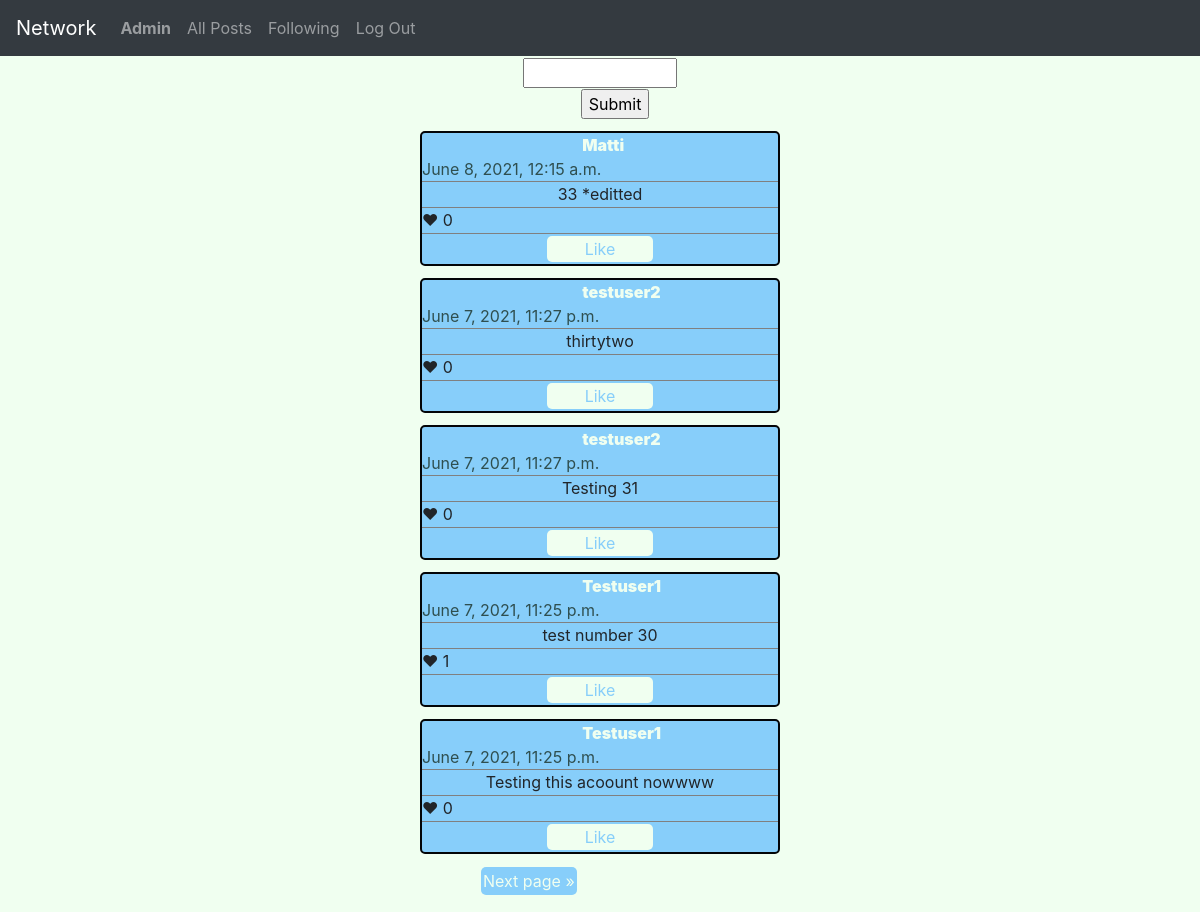
Screenshot of / (signed in) with the database file from the repository.
### network/models.py (models this page shows, shortened)
class User(AbstractUser):
    def __str__(self):
        return self.username

class Post(models.Model):
    content = models.CharField(max_length=500)
    user = models.ForeignKey(User, on_delete=models.CASCADE)
    reactions = models.ManyToManyField(Reaction, blank=True)
    timestamp = models.DateTimeField(auto_now_add=True)
    likecount = models.IntegerField(default=0)

### network/views.py (the view)
# urls.py: path("", views.index, name="index"),
@login_required
def index(request):
    newpost = NewPost()
    userLikes = Like.objects.filter(user=request.user)
    likedposts = []
    for like in userLikes:
        likedposts.append(like.post.id)
    posts = Post.objects.all().order_by('-timestamp')
    p = Paginator(posts, paginationamount)
    page_number = request.GET.get('page')
    page_obj = p.get_page(page_number)
    return render(request, "network/index.html", {
        "newpost" : newpost, "page_obj" : page_obj, "likedposts" : likedposts
    })

### network/views.py
class NewPost(forms.ModelForm):
    class Meta:
        model = Post
        fields = ['content']

### network/templates/network/index.html (shortened to what this page needs)
{% extends "network/layout.html" %}
{% load static %}
{% block body %}
    {% if newpost %}
        {% if user.is_authenticated %}
            <div>
                <form>
                    <div><input type="text" id="newmessage"></div>
                    <div class="submit" id="submitpost"><a href="/"></a><input type="submit" id="submitmessage"></div>
                </form>
            </div>
        {% endif %}
    {% endif %}
    {% for post in page_obj %}
    <div class="post">
        <div class='namebar'>
            <div class="name"><strong><a href="/profile/{{post.user.id}}">{{post.user}}</a></strong></div>
        </div>
        <div class="time">{{post.timestamp}}</div>
        <div class="content">
            <div class="textcontent" id="content{{post.id}}">{{post.content}}</div>
        </div>
        <div class="likes" id="likes{{post.id}}" data-value={{post.likecount}}>
            &#x2764; {{post.likecount}}
        </div>
        <div class="likebar">
            <button class='like' value={{post.id}}>
                {% if post.id in likedposts %}
                <div style=color:red>Unlike</div>
                {% else %}
                Like
                {% endif %}
            </button>
        </div>
    </div>
    {% endfor %}
    <nav >
        <ul class="pagination">
            {% if page_obj.has_next %}
                <li class="page-item">
                    <a  href="?page={{ page_obj.next_page_number }}" aria-label="Next">Next page
                    <span aria-hidden="true">&raquo;</span>
                    </a>
                </li>
            {% endif %}
        </ul>
      </nav>
{% endblock %}

### network/templates/network/layout.html (shortened to what this page needs)
{% load static %}
<!DOCTYPE html>
<html lang="en">
    <head>
        <link rel="stylesheet" href="https://stackpath.bootstrapcdn.com/bootstrap/4.4.1/css/bootstrap.min.css">
        <link href="{% static 'network/styles.css' %}" rel="stylesheet">
    </head>
    <body>
        <nav class="navbar navbar-expand-lg navbar-dark bg-dark">
            <a class="navbar-brand" href="#">Network</a>
            <div>
              <ul class="navbar-nav mr-auto">
                {% if user.is_authenticated %}
                    <li class="nav-item">
                        <a class="nav-link" href="/profile/{{user.id}}"><strong>{{ user.username }}</strong></a>
                    </li>
                {% endif %}
                <li class="nav-item">
                  <a class="nav-link" href="{% url 'index' %}">All Posts</a>
                </li>
                {% if user.is_authenticated %}
                    <li class="nav-item">
                        <a class="nav-link" href="{% url 'following' %}">Following</a>
                    </li>
                    <li class="nav-item">
                        <a class="nav-link" href="{% url 'logout' %}">Log Out</a>
                    </li>
                {% endif %}
              </ul>
            </div>
          </nav>
        <div class="body">
            {% block body %}
            {% endblock %}
        </div>
    </body>
</html>

### network/static/network/styles.css (style rules this page uses)
body { background-color: honeydew; }
form { width: 16%; margin: 2px; margin-left: 42%; margin-right: 42%; }
.post { width: 30%; margin-top: 1%; margin-bottom: 1%; margin-left: 35%; margin-right: 35%; background-color: lightskyblue; border: 2px rgb(3, 5, 7); border-style: solid; border-radius: 5px; }
#newmessage { width: 80%; margin-left: 10%; text-align: center; }
.submit { width: 20%; color: lightskyblue; margin-top: 1px; margin-left: 40%; margin-right: 40%; background-color: honeydew; }
#submitpost { background-color: honeydew; color: lightskyblue; }
.time { border-bottom: 1px solid grey; color: darkslategray; }
.namebar { text-align: center; display: flex; flex-wrap: wrap; }
.name { margin-left: 45%; margin-right: 45%; font-weight: bold; }
.content { text-align: center; margin-left: 5%; color: orange(59, 200, 247); background-color: grey(0, 140, 255); margin-right: 5%; }
.pagination { text-align: center; margin-left: 40%; margin-right: 40%; }
.page-item { color: honeydew; background-color: lightskyblue; border:1px black; border-radius: 5px; padding: 2px; margin: 1px; }
a { color: honeydew; }
button { margin:2px; margin-left: 10px; margin-right: 10px; padding:1px; background-color: honeydew; height: auto; border: 2px grey; border-radius: 5px; color: lightskyblue; width: 30%; }
.likebar { text-align: center; border-top: 1px solid grey; }
.likes { border-top: 1px solid grey; margin-top: 1px; margin-bottom: 1px; }

### rows the page displays
User: username "Admin"
Post: user "Matti", timestamp "June 8, 2021, 12:15 a.m.", content "33 *editted", likecount "0", {{ post.id }} 41 (drawn), shows "Like"
Post: user "testuser2", timestamp "June 7, 2021, 11:27 p.m.", content "thirtytwo", likecount "0", {{ post.id }} 40 (drawn), shows "Like"
Post: user "testuser2", timestamp "June 7, 2021, 11:27 p.m.", content "Testing 31", likecount "0", {{ post.id }} 39 (drawn), shows "Like"
Post: user "Testuser1", timestamp "June 7, 2021, 11:25 p.m.", content "test number 30", likecount "1", {{ post.id }} 38 (drawn), shows "Like"
Post: user "Testuser1", timestamp "June 7, 2021, 11:25 p.m.", content "Testing this acoount nowwww", likecount "0", {{ post.id }} 37 (drawn), shows "Like"
